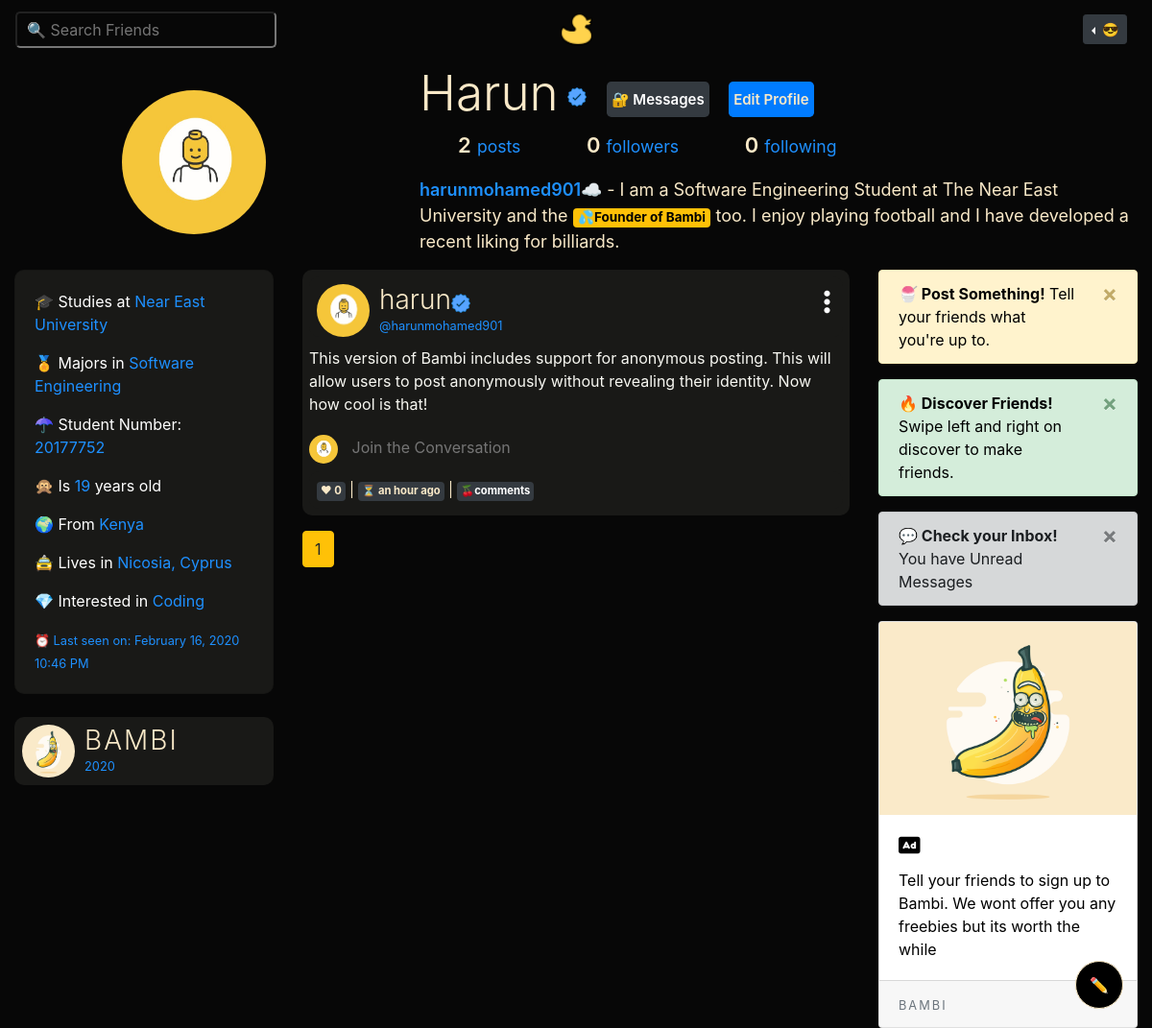
The page /user/harun (signed in) on the database its author committed.
### bambiv3/models.py (models this page shows, shortened)
class User(db.Model, UserMixin):
	id = db.Column(db.Integer, primary_key=True)
	username = db.Column(db.String(20), unique=True, nullable=False)
	email = db.Column(db.String(120), unique=True, nullable=False)
	image_file = db.Column(db.String(20), nullable=False, default='default.jpg')
	password = db.Column(db.String(60), nullable=False)
	last_seen = db.Column(db.DateTime, default=datetime.utcnow)
	department = db.Column(db.String(20), nullable=False)
	student_number = db.Column(db.Integer(), unique=True, nullable=False)
	age = db.Column(db.Integer(), nullable=False)
	country = db.Column(db.String(20), nullable=False)
	hobby = db.Column(db.String(20), nullable=False)
	bio = db.Column(db.String(120), nullable=True)
	private = db.Column(db.Boolean, default=False, nullable=False)
	posts = db.relationship('Post', backref='author', lazy=True)
	products = db.relationship('Product', backref='author', lazy=True)
	followed = db.relationship(
		'User', secondary=followers,
		primaryjoin=(followers.c.follower_id == id),
		secondaryjoin=(followers.c.followed_id == id),
		backref=db.backref('followers', lazy='dynamic'), lazy='dynamic')
	messages_sent = db.relationship('Message',
									foreign_keys='Message.sender_id',
									backref='author', lazy='dynamic')
	messages_received = db.relationship('Message',
										foreign_keys='Message.recipient_id',
										backref='recipient', lazy='dynamic')
	last_message_read_time = db.Column(db.DateTime)
	def is_following(self, user):
		return self.followed.filter(followers.c.followed_id == user.id).count() > 0
	def new_messages(self):
		last_read_time = self.last_message_read_time or datetime(1900, 1, 1)
		return Message.query.filter_by(recipient=self).filter(
			Message.timestamp > last_read_time).count()

class Post(db.Model):
	id = db.Column(db.Integer, primary_key=True)
	title = db.Column(db.String(100)) #nullable=False
	date_posted = db.Column(db.DateTime, nullable=False, default=datetime.utcnow)
	content = db.Column(db.Text, nullable=False)
	image = db.Column(db.String(20))
	anonymous = db.Column(db.Boolean, default=False, nullable=False)
	user_id = db.Column(db.Integer, db.ForeignKey('user.id'), nullable=False)
	likes = db.relationship('PostLike', backref='post', lazy='dynamic')

### bambiv3/routes.py (the view)
@app.route("/user/<string:username>", methods=['GET', 'POST'])
@login_required
def user_posts(username):
	username = username.lower()
	form = UpdateAccountForm()
	if form.validate_on_submit():
		if form.picture.data:
			picture_file = save_picture(form.picture.data)
			current_user.image_file = picture_file
		current_user.username = form.username.data.lower()
		current_user.email = form.email.data
		current_user.department = form.department.data
		current_user.student_number = form.student_number.data
		current_user.country = form.country.data
		current_user.age = form.age.data
		current_user.hobby = form.hobby.data
		current_user.bio = form.bio.data
		current_user.private = form.private.data
		db.session.commit()
		flash('Your Account has been updated', 'success')
		return redirect(url_for('user_posts', username=current_user.username))
	elif request.method == 'GET':
		form.username.data = current_user.username
		form.email.data = current_user.email
		form.department.data = current_user.department
		form.student_number.data = current_user.student_number
		form.country.data = current_user.country
		form.age.data = current_user.age
		form.hobby.data = current_user.hobby
		form.bio.data = current_user.bio
		form.private.data = current_user.private
	image_file = url_for('static', filename='profile_pics/' + current_user.image_file)
	page = request.args.get('page', 1, type=int)
	user = User.query.filter_by(username=username).first_or_404()
	posts = Post.query.filter_by(author=user).order_by(Post.date_posted.desc()).paginate(page=page, per_page=5)
	return render_template('user_posts.html', posts=posts, user=user, title=user.username.title(),image_file=image_file,form=form)

### bambiv3/forms.py (shortened to what this page needs)
class UpdateAccountForm(FlaskForm):
	username = StringField('Username', validators = [DataRequired(), Length(min=2, max=20), Regexp(r'^[\w.-_.]+$')])
	email = StringField('Email', validators = [DataRequired(), Email()])
	picture = FileField('', validators=[FileAllowed(['jpg', 'jpeg' , 'png'])])
	department = StringField('Department', validators=[DataRequired()])
	student_number = StringField('Student Number', validators=[DataRequired()])
	country = StringField('Country', validators=[DataRequired()])
	age = StringField('Age', validators=[DataRequired()])
	hobby = StringField('Hobby', validators=[DataRequired()])
	bio = TextAreaField('Bio')
	private = BooleanField('Private?')
	submit = SubmitField('Update')

### bambiv3/models.py (called while the page is built)
@login_manager.user_loader
def load_user(user_id):
	return User.query.get(int(user_id))

### bambiv3/routes.py (called while the page is built)
@app.before_request
def before_request():
	if current_user.is_authenticated:
		current_user.last_seen = datetime.utcnow()
		db.session.commit()

### bambiv3/templates/user_posts.html (shortened to what this page needs)
{% extends "layout.html" %}
{% block content %}
<div class="container-fluid">
  <section style="padding-top: 5px;">
    <div class="profile">
      <div class="profile-image">
        <img src="{{ url_for('static', filename='profile_pics/' + user.image_file) }}" alt="" class="profile-thumbnail" style="width:150px;height:150px;">
      </div>
      <div class="profile-user-settings">
        <h2 class="profile-user-name">{{user.username.title()}}
          {% if user.username in ["harun" , "bambi"] %}
          <img src="{{ url_for('static', filename='profile_pics/' + 'correct.png') }}" style="width:20px;height:20px;margin-left: -5px;">
          {% endif %}
        </h2>
        {% if current_user == user%}
        {% set new_messages = current_user.new_messages() %}
        <button class="btn profile-edit-btn btn-dark"><a href="{{ url_for('messages') }}" style="color:#fff;text-decoration:none;">🔐 Messages </a></button>
        <button class="btn profile-edit-btn btn-primary" data-toggle="modal" data-target="#info">Edit Profile</button>
        {% endif %}
      </div>
      <div class="profile-stats">
        <ul>
          <li style="font-size: 22px;"><span class="profile-stat-count">{{ posts.total }}</span> <small>posts</small></li>
          <li style="font-size: 22px;" data-toggle="modal" data-target="#followers"><span class="profile-stat-count">{{ user.followers.count() }}</span> <small>followers</small></li>
          <li style="font-size: 22px;" data-toggle="modal" data-target="#following"><span class="profile-stat-count">{{ user.followed.count() }}</span> <small>following</small></li>
        </ul>
      </div>
      <div class="profile-bio">
        <p style="font-size:18px;"><small class="profile-real-name" style="font-size: 18px;">
          {% if user.username == "harun" %}
          {{user.email.split("@")[0] | lower}}☁</small> - I am a Software Engineering Student at The Near East University and the <a class="badge badge-warning" style="color:#000;">💦Founder of Bambi</a> too. I enjoy playing football and I have developed a recent liking for billiards.</p>
          {%else%}
            {% if user.bio %}
            {{user.email.split("@")[0] | lower}}</small> - {{user.bio}}</p>
            {% else %}
            {{user.email.split("@")[0] | lower}}</small> - I study {{user.department}} at Near East University. I am {{user.age}} from {{user.country}}. I'm interested in {{user.hobby}}</p>
            {%endif%}
          {%endif%}
      </div>
    </div>
</section>
  <div class="row">
    <div class="col-lg-3">
      {% if current_user.is_authenticated %}
    <div class="card about" style="color:#fff;background:#191917;border-radius:10px;">
    <div class="card-body">
      <p> 🎓 Studies at <span>Near East University</span></p>
      <p> 🏅 Majors in <span>{{user.department}}</span></p>
      <p> ☂ Student Number: <span>{{user.student_number}}</span></p>
      <p> 🙊 Is <span>{{user.age}}</span> years old</p>
      <p> 🌍 From <span>{{user.country}}</span></p>
      <p> 🚖 Lives in <span>Nicosia, Cyprus</span></p>
      <p> 💎 Interested in <span>{{user.hobby}}</span></p>
      <small>⏰ Last seen on: {{ moment(user.last_seen).format('LLL') }}</small>
    </div>
  </div>
  <br>
  <header class="d-none d-lg-flex">
    <img src="{{ url_for('static', filename='profile_pics/' + 'logod.png') }}" alt="logo" class="profile-thumbnail">
    <div class="profile-name">
      <h3 class="logo">BAMBI</h3>
      <small id="year"></small>
    </div>
  </header>
  {% endif %}
</div>
    <div class="col-lg-6">
      {% if current_user.is_following(user) or current_user == user %}
      {% for post in posts.items if not post.anonymous %}
    <div class="post mb-3">
      <header class="pb-0">
          <img src="{{ url_for('static', filename='profile_pics/' + post.author.image_file) }}" alt="profile pic" class="profile-thumbnail">
          <div class="profile-name">
            <h3>{{post.author.username}}
              {% if post.author.username in ["harun" , "bambi"] %}<img src="{{ url_for('static', filename='profile_pics/' + 'correct.png') }}" style="width:20px;height:20px;margin-top:10px;">{% endif %}
            </h3>
            <small>@{{post.author.email.split("@")[0] | lower}}</small>
          </div>
          <div class="follow-btn">
            {% if current_user != user %}
              {% if current_user.has_liked_post(post) %}
                <a href="{{ url_for('like_action', post_id=post.id, action='unlike') }}" style="text-decoration:none;">❤</a>
              {% else %}
                <a href="{{ url_for('like_action', post_id=post.id, action='like') }}" style="text-decoration:none;">👍</a>
              {% endif %}
            {% else %}
              <div class="dropdown dropleft">
            <button class="btn btn-dark btn-sm" type="button" id="dropdownMenuButton" data-toggle="dropdown" aria-haspopup="true" aria-expanded="false" style="background:none;">
              <i class="fas fa-ellipsis-v" style="font-size: 28px;"></i>
            </button>
            {% endif %}
          </div>
        </header>
        <div id="inner">
          <p>
            {{post.content|urlize(40, target='_blank')}}
        </p>
          <div class="comments mb-2">
            <img src="{{ url_for('static', filename='profile_pics/' + current_user.image_file) }}" style="width:30px;height:30px;border-radius:50%;">
            <input type="text" name="comment" placeholder="Join the Conversation" style="background:none;border:none;border-radius:5px;outline:none;width:85%;height: 35px;padding:10px;color:#F9E9C8;margin-top:5px;">
          </div>
        </div>
        <footer>
          <div class="stats">
            <div class="Retweets">
               <a class="badge badge-dark p-1">❤ {{ post.likes.count() }}</a> | <a class="badge badge-dark p-1">⏳ {{ moment(post.date_posted).fromNow() }}</a> | <a class="badge badge-dark p-1" href="{{url_for('post', post_id=post.id)}}">🍒comments</a>
            </div>
        </footer>
    </div>
  {% endfor %}
    {% for page_num in posts.iter_pages(left_edge=1, right_edge=1, left_current=1, right_current=2) %}
      {% if page_num %}
        {% if posts.page == page_num %}
          <a href="{{ url_for('user_posts', username=user.username, page=page_num) }}" class="btn btn-warning mb-4">{{page_num}}</a>
        {% else %}
          <a href="{{ url_for('user_posts', username=user.username, page=page_num) }}" class="btn btn-outline-warning mb-4">{{page_num}}</a>
        {% endif %}
      {% else %}
        ...
      {% endif %}
    {% endfor %}
    {% endif %}
</div>
    <div class="col-lg-3 d-none d-lg-block">
      {% if current_user.is_authenticated %}
      <div class="alert alert-warning alert-dismissible fade show" role="alert">
        <a href="{{ url_for('f_posts') }}"  style="color:#000;text-decoration: none">
      <strong>🍧 Post Something!</strong> Tell your friends what you're up to.</a>
        <button type="button" class="close" data-dismiss="alert" aria-label="Close">
          <span aria-hidden="true">&times;</span>
        </button>
      </div>
      <div class="alert alert-success alert-dismissible fade show" role="alert">
        <a href="{{ url_for('discover') }}"  style="color:#000;text-decoration: none">
      <strong>🔥 Discover Friends!</strong> Swipe left and right on discover to make friends.</a>
        <button type="button" class="close" data-dismiss="alert" aria-label="Close">
          <span aria-hidden="true">&times;</span>
        </button>
      </div>
      <div class="alert alert-dark alert-dismissible fade show" role="alert">
      <strong>💬 Check your Inbox! </strong>You have Unread Messages
        <button type="button" class="close" data-dismiss="alert" aria-label="Close">
          <span aria-hidden="true">&times;</span>
        </button>
      </div>
      <div class="card" style="color:#000;">
      <img class="card-img-top" src="{{ url_for('static', filename='profile_pics/' + 'logod.png') }}" alt="logo">
      <div class="card-body">
        <h5 class="card-title"><i class="fas fa-ad"></i></h5>
        <p class="card-text">Tell your friends to sign up to Bambi. We wont offer you any freebies but its worth the while</p>
      </div>
      <div class="card-footer">
        <small class="text-muted logo">BAMBI</small>
      </div>
    </div>
    <div id="new_post">
      <button class="post_btn"><a href="{{ url_for('f_posts') }}" style="color:#F9E9C8;"></a></button>
    </div>
    {% endif %}
</div>
      </div>
{% endblock content %}

### bambiv3/static/main.css (style rules this page uses)
body { background:#070707; color:#F9E9C8; }
.logo { color:#F9E9C8; letter-spacing:2px; }
.about span, small { color:#1e90ff; }
.show { display: block; }
h3 { font-weight: 300; }

### bambiv3/templates/user_posts.html (style rules this page uses)
header, footer { display: flex; flex-direction: row; color:#F9E9C8; background:#191917; border-radius:10px; padding:8px; cursor:pointer; }
header .profile-thumbnail { width: 55px; height: 55px; border-radius: 50%; }
header .profile-name { display: flex; flex-direction:column; margin-left: 10px; }
header .follow-btn { display: flex; margin: 0 0 0 auto; }
header .follow-btn button { border: 0; border-radius: 3px; padding: 5px; }
header h3, header h4 { display: flex; margin: 0; }
#inner p { margin-bottom: 10px; font-size: 16px; color:#f8f8f2; }
footer .stats { display: flex; font-size: 15px; }
.post { background:#191917; border-radius:10px; padding:7px; }
.post_btn { background-color : #000; color: #F9E9C8; padding: 10px 20px; border:none; outline:none; border:2px solid #F9E9C8; padding: 2px; border-radius: 50%; height:70px; width:70px; }
#new_post { position: fixed; bottom: 20px; right: 30px; }
*, *::before, *::after { box-sizing: border-box; }
section .btn { color: inherit; padding: 5px; cursor: pointer; border:none; outline:none; font-size: 15px; }
.profile::after { content: ""; display: block; clear: both; }
.profile-image { float: left; width: calc(33.333% - 1rem); display: flex; justify-content: center; align-items: center; margin-right: 3rem; }
.profile-image img { border-radius: 50%; margin-top:-10px; }
.profile-user-settings, .profile-stats, .profile-bio { float: left; width: calc(66.666% - 2rem); }
.profile-user-settings { margin-top: 1.1rem; }
.profile-user-name { display: inline-block; font-size: 3.2rem; font-weight: 300; }
.profile-edit-btn { font-size: 1.4rem; line-height: 1.8; border: 0.1rem solid #dbdbdb; border-radius: 0.3rem; padding: 0 1.4rem; margin-left: 1rem; margin-top:-15px; }
.profile-stats { margin-top: 2.3rem; }
.profile-stats li { display: inline-block; font-size: 1.6rem; line-height: 1.5; margin-right: 4rem; cursor: pointer; }
.profile-stats li:last-of-type { margin-right: 0; }
.profile-bio { font-size: 1.6rem; font-weight: 400; line-height: 1.5; margin-top: 2.3rem; }
.profile-real-name, .profile-stat-count, .profile-edit-btn { font-weight: 600; }

### bambiv3/templates/layout.html (style rules this page uses)
.post_btn { background-color : #000; color: #F9E9C8; padding: 10px 20px; outline:none; border:1px solid #F9E9C8; padding: 2px; border-radius: 50%; height:50px; width:50px; }
#new_post { position: fixed; bottom: 20px; right: 30px; }

### rows shown on the page
User: image_file (placeholder picture), username "Harun", email "harunmohamed901", department "Software Engineering", student_number "20177752", age "19", country "Kenya", hobby "Coding", last_seen "February 16, 2020 10:46 PM"
Post: image_file (placeholder picture), author.username "harun", author.email "harunmohamed901", content "This version of Bambi includes support for anonymous posting. This will allow users to post anonymously without revealing their identity. Now how cool is that!", likes.count "0", date_posted "an hour ago"

### other values the page prints
{{ posts.total }} "2"
{{ user.followers.count() }} "0"
{{ user.followed.count() }} "0"
{{ page_num }} "1"
